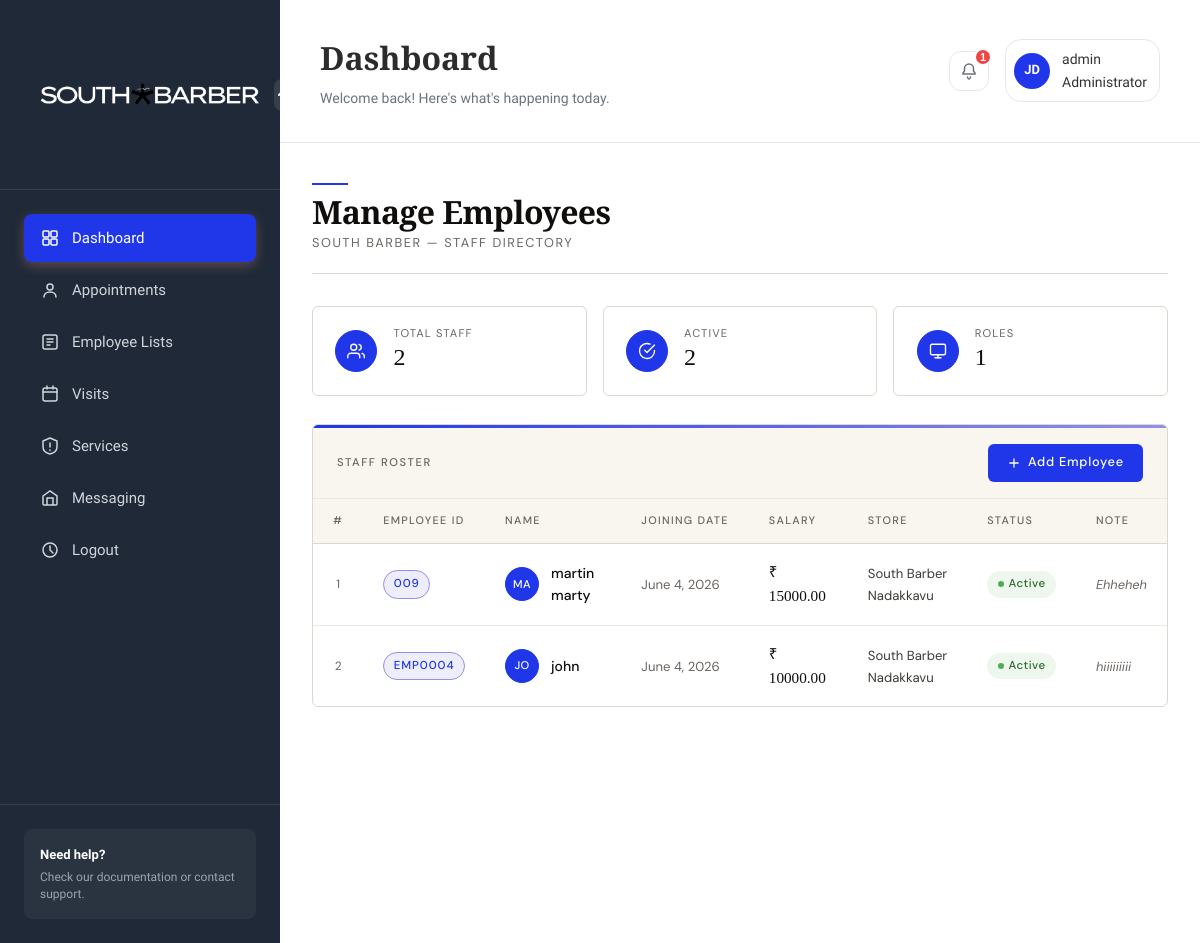
/adminsection/employeelist/ (signed in), run on an earlier commit of the app's database.
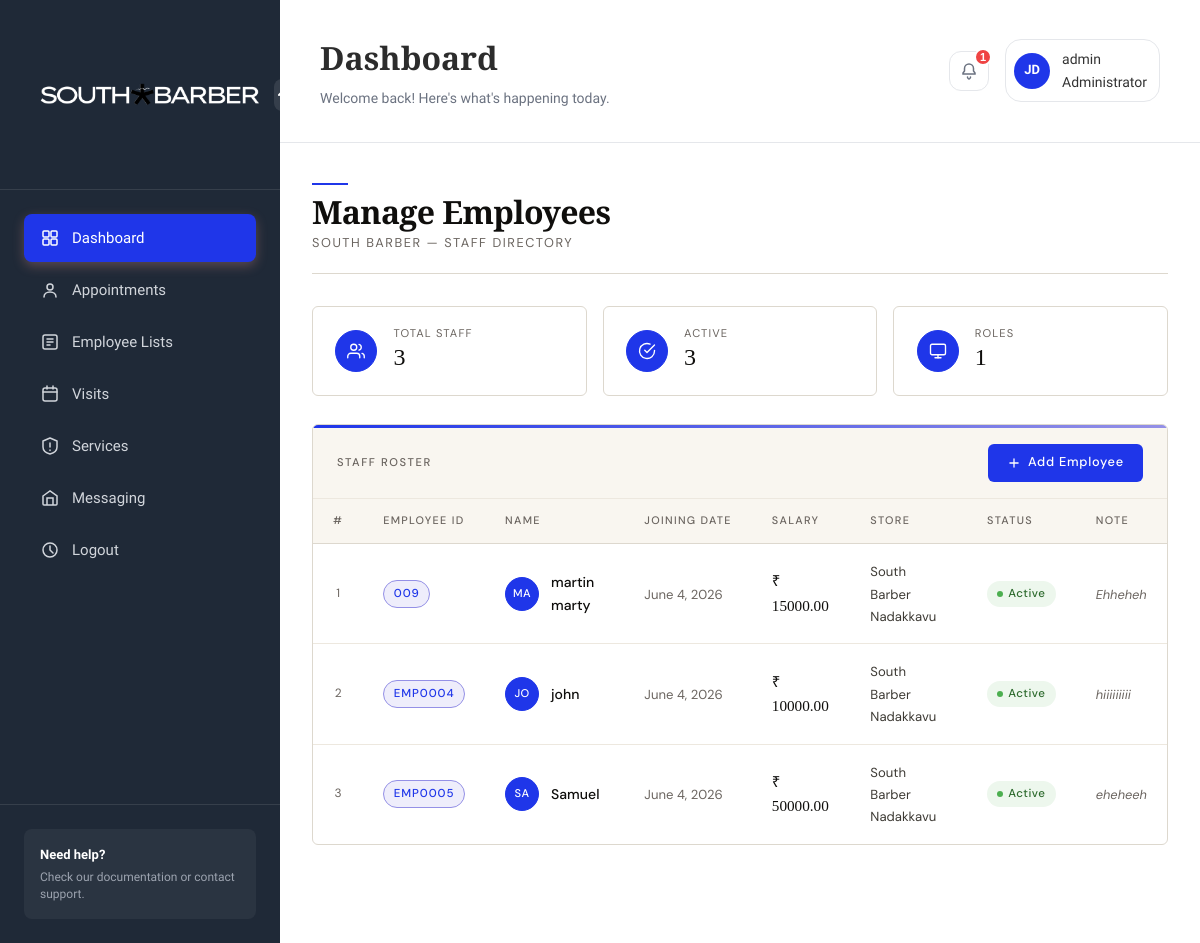
And on a later commit of the database.
### adminsection/models.py (models this page shows, shortened)
class Employee(models.Model):
    User = models.OneToOneField(User, on_delete=models.CASCADE)
    EmployeeID = models.CharField(max_length=20, unique=True)
    JoiningDate = models.DateField()
    Salary = models.DecimalField(max_digits=10, decimal_places=2)
    Store = models.ForeignKey(Store, on_delete=models.SET_NULL, null=True, blank=True)
    IsActive = models.BooleanField(default=True)
    Note = models.TextField(blank=True)

class User(AbstractUser):
    ROLE_CHOICES = (
        ('ADMIN', 'Admin'),
        ('MANAGER', 'Manager'),
        ('EMPLOYEE', 'Employee'),
        ('CUSTOMER', 'Customer'),
    )
    Role = models.CharField(max_length=20, choices=ROLE_CHOICES)
    Store = models.ForeignKey(Store, on_delete=models.SET_NULL, null=True, blank=True)

class Store(models.Model):
    StoreID = models.UUIDField(default=uuid.uuid4, editable=False, unique=True)
    StoreName = models.CharField(max_length=100)
    Address = models.TextField()
    City = models.CharField(max_length=50)
    State = models.CharField(max_length=50)
    Pincode = models.CharField(max_length=10)
    Phone = models.CharField(max_length=15)
    CreatedAt = models.DateTimeField(auto_now_add=True)
    def __str__(self):
        return self.StoreName

### adminsection/views.py (the view)
# urls.py: path('employeelist/', views.employeelist, name='employeelist'),
@staff_member_required
def employeelist(request):
    active_store, user_stores, is_owner = get_active_store(request)
    employee = Employee.objects.filter(
        Store=active_store
    ).order_by('-JoiningDate')
    return render(request, 'adminsection/employee-list.html', {
        'employee': employee,
        'active_store': active_store,
        'user_stores': user_stores,
        'is_owner': is_owner,
    })

### adminsection/views.py (called while the page is built, shortened)
def get_user_stores(request):
    if request.user.is_superuser:
        return Store.objects.all(), True

def get_active_store(request):
    stores, is_owner = get_user_stores(request)
    if not stores:
        return None, stores, is_owner
    if len(stores) == 1:
        return stores[0], stores, is_owner
    store_id = request.session.get('active_store_id')
    if store_id:
        try:
            active_store = next((s for s in stores if str(s.id) == str(store_id)), stores[0])
            return active_store, stores, is_owner
        except:
            pass
    return stores[0], stores, is_owner

### templates/adminsection/employee-list.html (shortened to what this page needs)
{% extends 'adminsection/base.html' %}
{% load static %}
{% block content %}
<div class="emp-page">
  <div class="emp-header">
    <div class="emp-header-left">
      <div class="gold-rule"></div>
      <h1>Manage Employees</h1>
      <p>South Barber — Staff Directory</p>
    </div>
  </div>
  <div class="emp-stats">
    <div class="stat-card">
      <div class="stat-icon">
        <svg viewBox="0 0 24 24"><path d="M17 21v-2a4 4 0 0 0-4-4H5a4 4 0 0 0-4 4v2"/><circle cx="9" cy="7" r="4"/><path d="M23 21v-2a4 4 0 0 0-3-3.87"/><path d="M16 3.13a4 4 0 0 1 0 7.75"/></svg>
      </div>
      <div>
        <div class="stat-label">Total Staff</div>
        <div class="stat-value">{{ employee|length }}</div>
      </div>
    </div>
    <div class="stat-card">
      <div class="stat-icon">
        <svg viewBox="0 0 24 24"><path d="M22 11.08V12a10 10 0 1 1-5.93-9.14"/><polyline points="22 4 12 14.01 9 11.01"/></svg>
      </div>
      <div>
        <div class="stat-label">Active</div>
        <div class="stat-value">{% for e in employee %}{% if e.IsActive %}{% endif %}{% endfor %}{{ employee|length }}</div>
      </div>
    </div>
    <div class="stat-card">
      <div class="stat-icon">
        <svg viewBox="0 0 24 24"><rect x="2" y="3" width="20" height="14" rx="2"/><line x1="8" y1="21" x2="16" y2="21"/><line x1="12" y1="17" x2="12" y2="21"/></svg>
      </div>
      <div>
        <div class="stat-label">Roles</div>
        <div class="stat-value">1</div>
      </div>
    </div>
  </div>
  <div class="emp-card">
    <div class="emp-card-toolbar">
      <span class="emp-card-toolbar-title">Staff Roster</span>
      <a href="{% url 'addemployee' %}" class="btn-add">
        <svg viewBox="0 0 24 24"><line x1="12" y1="5" x2="12" y2="19"/><line x1="5" y1="12" x2="19" y2="12"/></svg>
        Add Employee
      </a>
    </div>
    <table class="emp-table">
      <thead>
        <tr>
          <th>#</th>
          <th>Employee ID</th>
          <th>Name</th>
          <th>Joining Date</th>
          <th>Salary</th>
          <th>Store</th>
          <th>Status</th>
          <th>Note</th>
        </tr>
      </thead>
      <tbody>
        {% for item in employee %}
        <tr>
          <td>{{ forloop.counter }}</td>
          <td><span class="emp-id">{{ item.EmployeeID }}</span></td>
          <td>
            <div class="emp-name">
              <div class="emp-avatar">
                {{ item.User.get_full_name|slice:":2" }}
              </div>
              <span class="emp-name-text">{{ item.User.get_full_name }}</span>
            </div>
          </td>
          <td><span class="emp-date">{{ item.JoiningDate }}</span></td>
          <td><span class="emp-salary">₹ {{ item.Salary }}</span></td>
          <td><span class="emp-store">{{ item.Store|default:"—" }}</span></td>
          <td>
            {% if item.IsActive %}
              <span class="badge-active">Active</span>
            {% else %}
              <span class="badge-inactive">Inactive</span>
            {% endif %}
          </td>
          <td><span class="emp-note">{{ item.Note|default:"—" }}</span></td>
        </tr>
        {% endfor %}
      </tbody>
    </table>
  </div>
</div>
{% endblock %}

What changed in the data, as far as the page shows it:
added Employee: EmployeeID "EMP0005", User.get_full_name "SA", User.get_full_name "Samuel", JoiningDate "June 4, 2026", Salary "50000.00", Store "South Barber Nadakkavu", IsActive "Active", Note "eheheeh"
Also different on the page:
{{ employee|length }}: "2" → "3"
